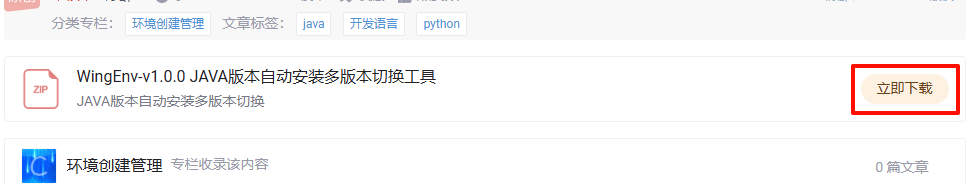
#> input picture assets/1751777833854.png, 976 x 184 px
$ python -i ri.py   (imports and definitions only)
#> lines starting #> are read from the running program, lines starting #| are printed output that depends on the picture
from PIL import Image


def to_string(img: Image, dest_width: int, unicode: bool = True) -> str:
    img_width, img_height = img.size
    scale = img_width / dest_width
    dest_height = int(img_height / scale)
    dest_height = dest_height + 1 if dest_height % 2 != 0 else dest_height
    img = img.resize((dest_width, dest_height))
    output = ""

    for y in range(0, dest_height, 2):
        for x in range(dest_width):
            if unicode:
                r1, g1, b1 = img.getpixel((x, y))
                r2, g2, b2 = img.getpixel((x, y + 1))
                output = output + f"[rgb({r1},{g1},{b1}) on rgb({r2},{g2},{b2})]▀[/]"
            else:
                r, g, b = img.getpixel((x, y))
                output = output + f"[on rgb({r},{g},{b})] [/]"

        output = output + "\n"

    return output

>>> import cv2
>>> picture = cv2.imread('../../assets/1751777833854.png', cv2.IMREAD_GRAYSCALE)
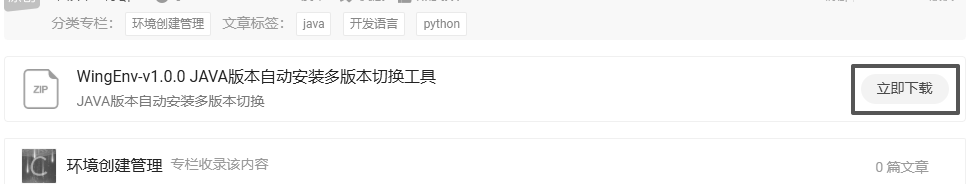
#> picture: shape (184, 976); min 34, max 255, mean 246.5
>>> result = to_string(picture, 'out.png')
#> (the run stopped early here; a loop or call above may not have finished)

$ run again, on assets/1751777836073.png
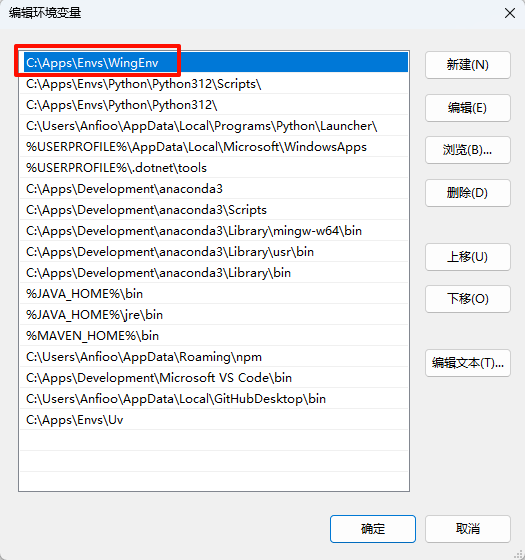
#> input picture assets/1751777836073.png, 525 x 560 px
#> `picture = cv2.imread('../../assets/1751777833854.png', cv2.IMREAD_GRAY..`:
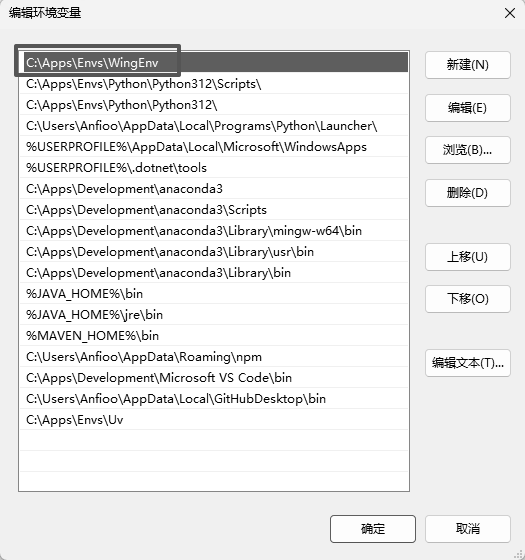
#> picture: shape (560, 525); min 0, max 255, mean 233.8
